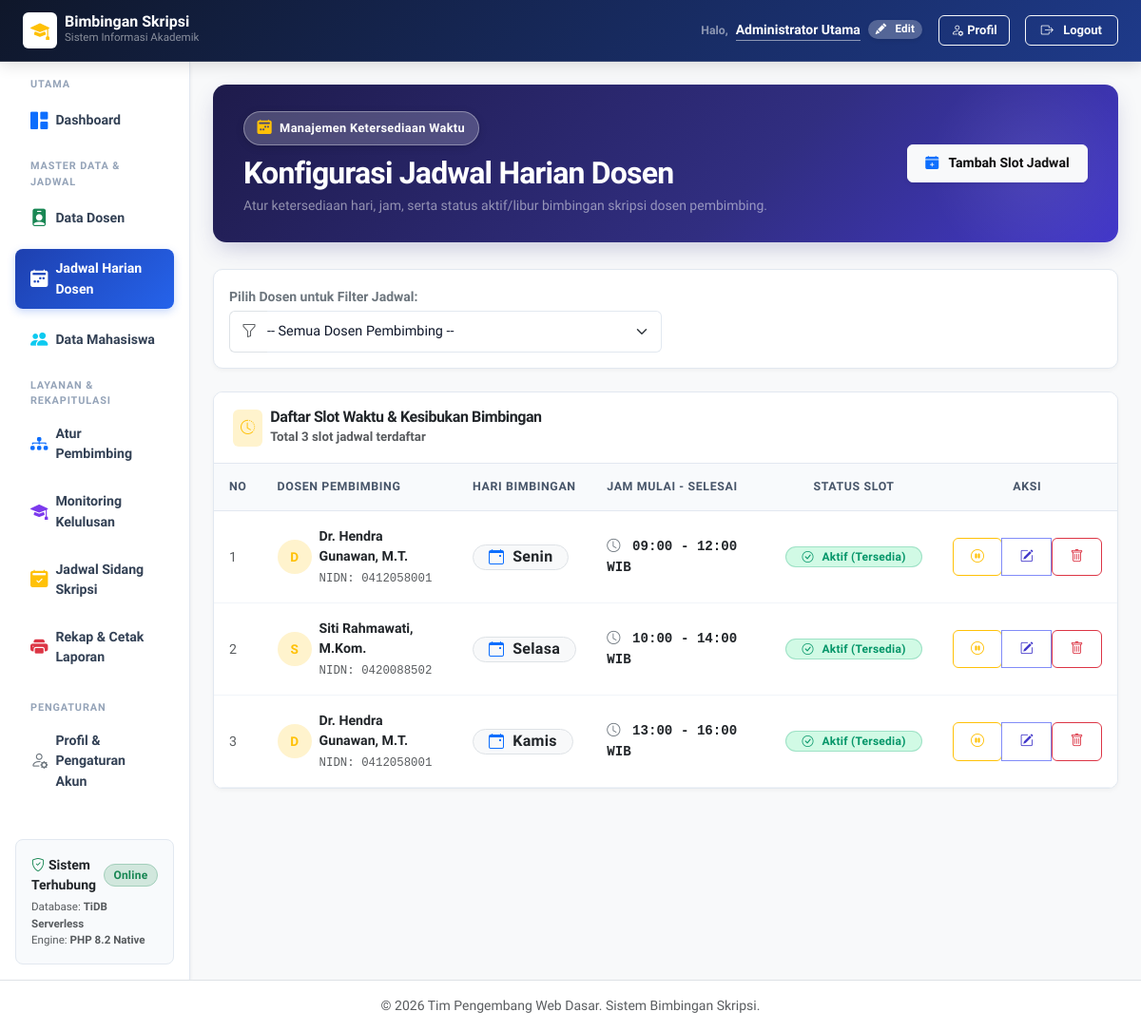
/admin/jadwal_dosen.php (signed in), run on the app's committed database.
### tables this page shows
CREATE TABLE IF NOT EXISTS jadwal_dosen (
    id INT AUTO_INCREMENT PRIMARY KEY,
    dosen_id INT NOT NULL,
    hari ENUM('Senin', 'Selasa', 'Rabu', 'Kamis', 'Jumat', 'Sabtu') NOT NULL,
    jam_mulai TIME NOT NULL,
    jam_selesai TIME NOT NULL,
    status_aktif ENUM('aktif', 'libur') DEFAULT 'aktif',
    FOREIGN KEY (dosen_id) REFERENCES dosen(id) ON DELETE CASCADE
);

CREATE TABLE IF NOT EXISTS dosen (
    id INT AUTO_INCREMENT PRIMARY KEY,
    user_id INT NOT NULL,
    nidn VARCHAR(20) NOT NULL UNIQUE,
    nama_dosen VARCHAR(100) NOT NULL,
    email VARCHAR(100) NOT NULL,
    no_whatsapp VARCHAR(20),
    foto_profil VARCHAR(255) DEFAULT 'default.png',
    kuota_bimbingan INT DEFAULT 5,
    created_at TIMESTAMP DEFAULT CURRENT_TIMESTAMP,
    FOREIGN KEY (user_id) REFERENCES users(id) ON DELETE CASCADE
);

### admin/jadwal_dosen.php (the view, shortened to what this page needs)
<?php
require_once '../config/database.php';
$where = ["1=1"];
$params = [];
$where_sql = implode(" AND ", $where);
$queryJadwal = "
    SELECT
        j.*,
        d.nama_dosen,
        d.nidn
    FROM jadwal_dosen j
    INNER JOIN dosen d ON j.dosen_id = d.id
    WHERE {$where_sql}
    ORDER BY
        FIELD(j.hari, 'Senin', 'Selasa', 'Rabu', 'Kamis', 'Jumat', 'Sabtu'),
        j.jam_mulai ASC
";
$stmtJ = $pdo->prepare($queryJadwal);
$stmtJ->execute($params);
$jadwal_list = $stmtJ->fetchAll();
require_once '../templates/header.php';
require_once '../templates/sidebar_admin.php';
?>
<div class="hero-banner d-flex flex-column flex-md-row justify-content-between align-items-md-center gap-3">
    <div>
        <div class="hero-tag">
            <i class="bi bi-calendar2-week-fill text-warning"></i>
            <span>Manajemen Ketersediaan Waktu</span>
        </div>
        <h2 class="fw-bold text-white mb-1">Konfigurasi Jadwal Harian Dosen</h2>
        <p class="text-white-50 small mb-0">Atur ketersediaan hari, jam, serta status aktif/libur bimbingan skripsi dosen pembimbing.</p>
    </div>
    <div class="d-flex align-items-center gap-2">
        <button type="button" class="btn btn-light shadow-sm fw-bold" data-bs-toggle="modal" data-bs-target="#modalTambahJadwal">
            <i class="bi bi-calendar-plus-fill text-primary me-1"></i> Tambah Slot Jadwal
        </button>
    </div>
</div>
<div class="card shadow-sm border-0 mb-4">
    <div class="card-body p-3">
        <form method="GET" action="jadwal_dosen.php" class="row g-2 align-items-center">
            <div class="col-md-6">
                <label class="form-label small fw-semibold text-secondary mb-1">Pilih Dosen untuk Filter Jadwal:</label>
                <div class="input-group">
                    <span class="input-group-text bg-white border-end-0"><i class="bi bi-funnel text-muted"></i></span>
                    <select name="dosen_id" class="form-select border-start-0 ps-0" onchange="this.form.submit()">
                        <option value="0">-- Semua Dosen Pembimbing --</option>
                    </select>
                </div>
            </div>
            <div class="col-md-3 pt-md-4">
            </div>
        </form>
    </div>
</div>
<div class="card shadow-sm border-0">
    <div class="card-header bg-white py-3 d-flex justify-content-between align-items-center">
        <div class="d-flex align-items-center gap-2">
            <span class="p-2 rounded bg-warning-subtle text-warning">
                <i class="bi bi-clock-history"></i>
            </span>
            <div>
                <h6 class="fw-bold mb-0 text-dark">Daftar Slot Waktu & Kesibukan Bimbingan</h6>
                <small class="text-muted">Total <?= count($jadwal_list); ?> slot jadwal terdaftar</small>
            </div>
        </div>
    </div>
    <div class="card-body p-0">
        <div class="table-responsive">
            <table class="table table-hover align-middle mb-0">
                <thead class="table-light">
                    <tr>
                        <th class="ps-3" style="width: 50px;">No</th>
                        <th>Dosen Pembimbing</th>
                        <th>Hari Bimbingan</th>
                        <th>Jam Mulai - Selesai</th>
                        <th class="text-center">Status Slot</th>
                        <th class="text-center" style="width: 180px;">Aksi</th>
                    </tr>
                </thead>
                <tbody>
                    <?php if (empty($jadwal_list)): ?>
                        <tr>
                            <td colspan="6" class="text-center text-muted py-5">
                                <i class="bi bi-calendar-x fs-2 d-block text-secondary mb-2"></i>
                                Belum ada slot jadwal yang didaftarkan.
                            </td>
                        </tr>
                    <?php else: ?>
                        <?php
                        $no = 1;
                        foreach ($jadwal_list as $row):
                            $is_aktif = ($row['status_aktif'] === 'aktif');
                            $initial  = strtoupper(substr($row['nama_dosen'], 0, 1));
                        ?>
                            <tr>
                                <td class="ps-3 text-muted"><?= $no++; ?></td>
                                <td>
                                    <div class="d-flex align-items-center gap-2">
                                        <div class="avatar-initial bg-warning-subtle text-warning">
                                            <?= $initial; ?>
                                        </div>
                                        <div>
                                            <div class="fw-bold text-dark"><?= htmlspecialchars($row['nama_dosen']); ?></div>
                                            <span class="text-muted font-monospace small">NIDN: <?= htmlspecialchars($row['nidn']); ?></span>
                                        </div>
                                    </div>
                                </td>
                                <td>
                                    <span class="badge bg-light text-dark border px-3 py-1 fs-6">
                                        <i class="bi bi-calendar-event me-1 text-primary"></i><?= htmlspecialchars($row['hari']); ?>
                                    </span>
                                </td>
                                <td>
                                    <span class="font-monospace fw-semibold text-dark">
                                        <i class="bi bi-clock me-1 text-secondary"></i>
                                        <?= substr($row['jam_mulai'], 0, 5); ?> - <?= substr($row['jam_selesai'], 0, 5); ?> WIB
                                    </span>
                                </td>
                                <td class="text-center">
                                    <?php if ($is_aktif): ?>
                                        <span class="badge bg-success px-3 py-1"><i class="bi bi-check-circle me-1"></i>Aktif (Tersedia)</span>
                                    <?php else: ?>
                                        <span class="badge bg-danger px-3 py-1"><i class="bi bi-dash-circle me-1"></i>Libur / Sibuk</span>
                                    <?php endif; ?>
                                </td>
                                <td class="text-center">
                                    <div class="btn-group btn-group-sm">
                                        <form method="POST" action="jadwal_dosen.php" class="d-inline">
                                            <button type="submit" class="btn btn-outline-<?= $is_aktif ? 'warning' : 'success'; ?>"
                                                    title="<?= $is_aktif ? 'Tandai Libur/Sibuk' : 'Aktifkan Slot'; ?>">
                                                <i class="bi bi-<?= $is_aktif ? 'pause-circle' : 'play-circle'; ?>"></i>
                                            </button>
                                        </form>
                                        <button type="button" class="btn btn-outline-primary btn-edit-jadwal"
                                                data-bs-toggle="modal"
                                                data-bs-target="#modalEditJadwal"
                                                data-id="<?= $row['id']; ?>"
                                                data-dosenid="<?= $row['dosen_id']; ?>"
                                                data-hari="<?= $row['hari']; ?>"
                                                data-jammulai="<?= substr($row['jam_mulai'], 0, 5); ?>"
                                                data-jamselesai="<?= substr($row['jam_selesai'], 0, 5); ?>"
                                                data-status="<?= $row['status_aktif']; ?>"
                                                title="Edit Slot Jadwal">
                                            <i class="bi bi-pencil-square"></i>
                                        </button>
                                        <form method="POST" action="jadwal_dosen.php" class="d-inline" onsubmit="return confirm('Apakah Anda yakin ingin menghapus slot jadwal ini?');">
                                            <button type="submit" class="btn btn-outline-danger" title="Hapus Jadwal">
                                                <i class="bi bi-trash"></i>
                                            </button>
                                        </form>
                                    </div>
                                </td>
                            </tr>
                        <?php endforeach; ?>
                    <?php endif; ?>
                </tbody>
            </table>
        </div>
    </div>
</div>
<?php
require_once '../templates/footer.php';
?>

### data on the page
jadwal_dosen: dosen.nama_dosen "D", dosen.nama_dosen "Dr. Hendra Gunawan, M.T.", dosen.nidn "0412058001", hari "Senin", jam_mulai "09:00", jam_selesai "12:00", status_aktif "aktif" (drawn)
jadwal_dosen: dosen.nama_dosen "S", dosen.nama_dosen "Siti Rahmawati, M.Kom.", dosen.nidn "0420088502", hari "Selasa", jam_mulai "10:00", jam_selesai "14:00", status_aktif "aktif" (drawn)
jadwal_dosen: dosen.nama_dosen "D", dosen.nama_dosen "Dr. Hendra Gunawan, M.T.", dosen.nidn "0412058001", hari "Kamis", jam_mulai "13:00", jam_selesai "16:00", status_aktif "aktif" (drawn)

### other printed values
$_SESSION['nama_lengkap'] "Administrator Utama"
count($jadwal_list) "3"
